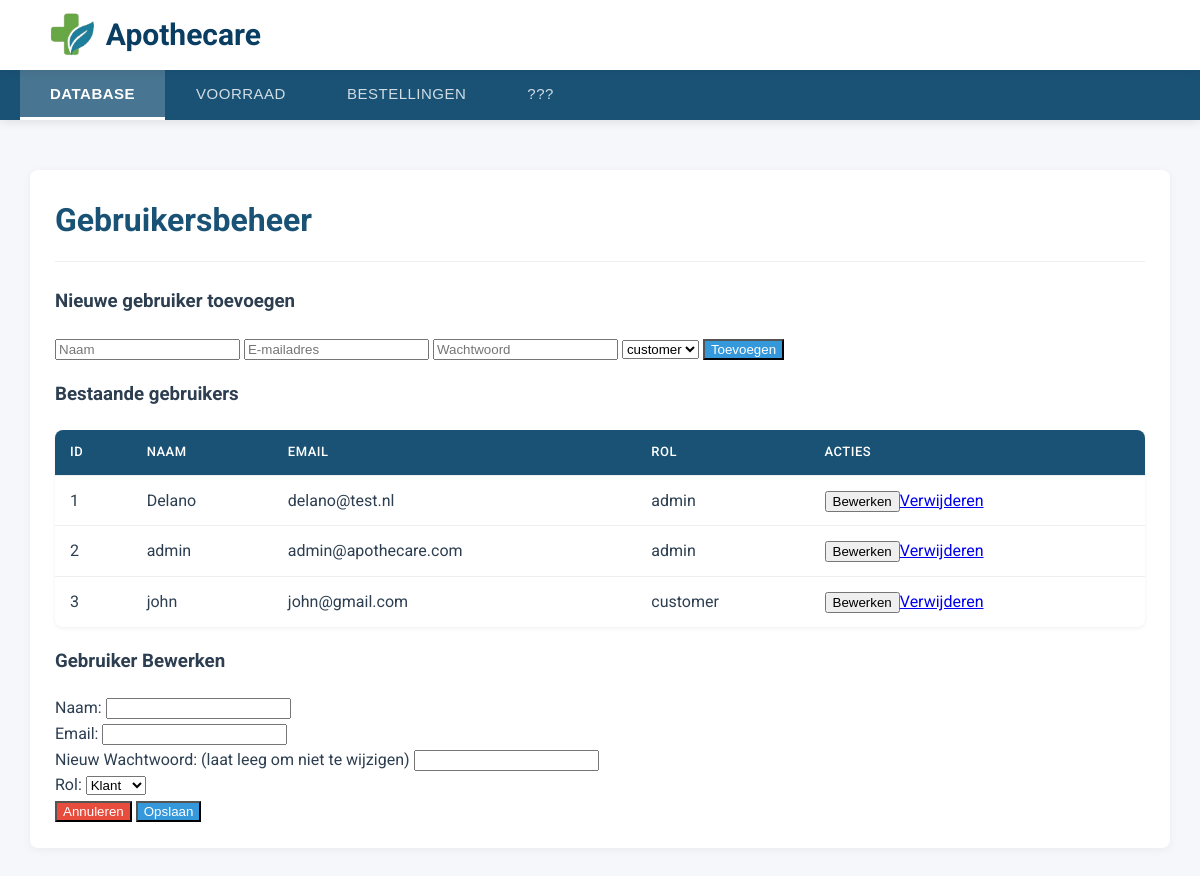
The app's page /php/adminpagina.php (signed in), older data.
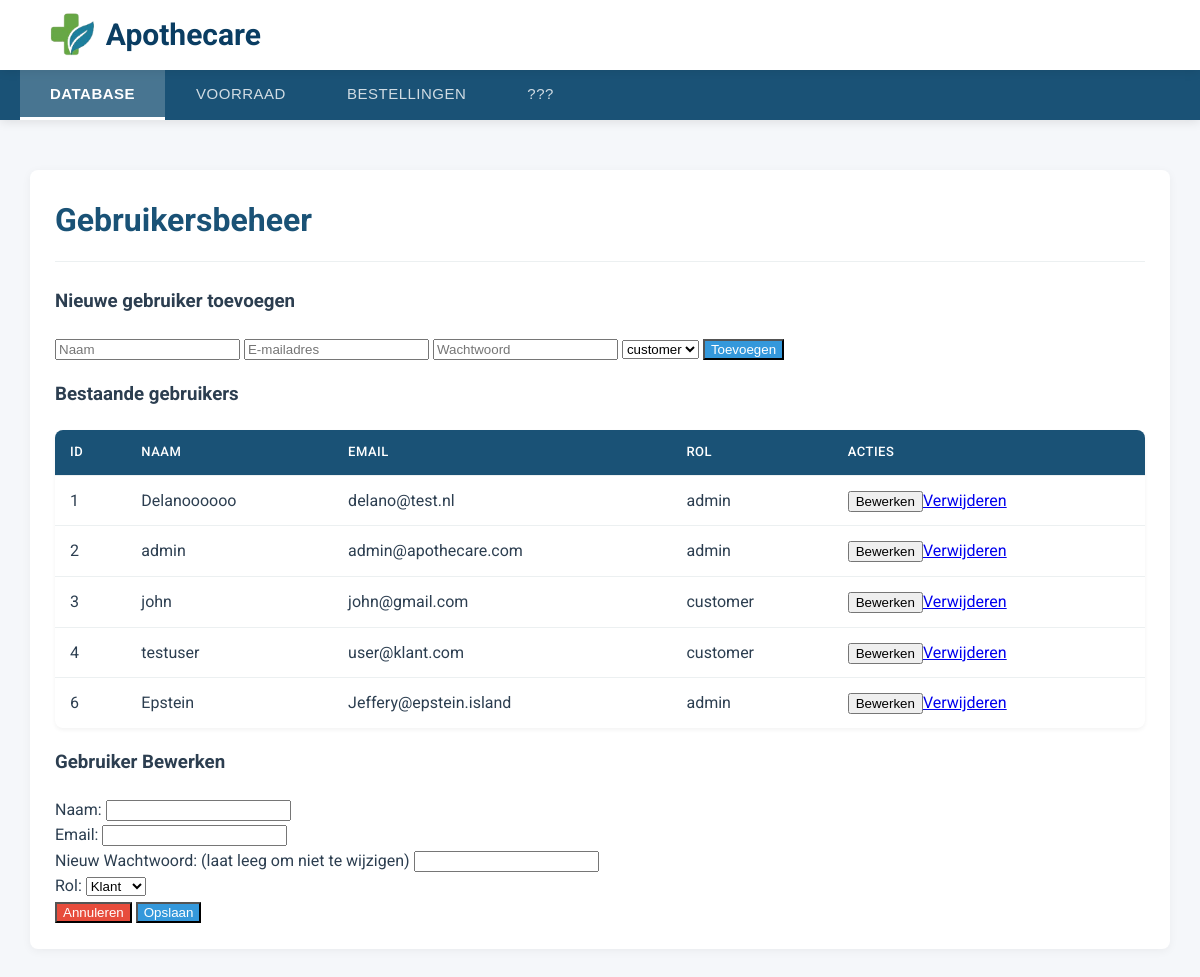
The same page, newer data.
### tables this page shows
CREATE TABLE `users` (
  `id` int(11) NOT NULL,
  `name` varchar(100) DEFAULT NULL,
  `email` varchar(100) DEFAULT NULL,
  `password` varchar(255) DEFAULT NULL,
  `role` enum('admin','employee','customer') DEFAULT 'customer'
);

### php/adminpagina.php (the view, shortened to what the changed rows need)
<?php
require_once 'db_connect.php';
try {
    $query = "SELECT * FROM users ORDER BY id";
    $stmt = $pdo->prepare($query);
    $stmt->execute();
    $users = $stmt->fetchAll(PDO::FETCH_ASSOC);
} catch (PDOException $e) {
    error_log("Database error: " . $e->getMessage());
}
?>
<!DOCTYPE html>
<html lang="nl">
<head>
    <link rel="stylesheet" href="../css/adminstyles.css">
</head>
<body class="admin-body">
    <main class="content-area">
        <div id="Database" class="content-panel">
            <h1>Gebruikersbeheer</h1>
        <div class="section-gap">
    <div class="table-wrapper">
            <table class="data-table">
                <thead>
                    <tr class="table-head">
                        <th>ID</th>
                        <th>Naam</th>
                        <th>Email</th>
                        <th>Rol</th>
                        <th>Acties</th>
                    </tr>
                </thead>
                <tbody>
                    <?php
                    try {
                        $query = "SELECT * FROM users ORDER BY id";
                        $stmt = $pdo->prepare($query);
                        $stmt->execute();
                        $users = $stmt->fetchAll(PDO::FETCH_ASSOC);
                        if($users) {
                            foreach($users as $user) {
                                echo "<tr class='data-row'>";
                                echo "<td class='data-td'>" . htmlspecialchars($user['id']) . "</td>";
                                echo "<td class='data-td'>" . htmlspecialchars($user['name']) . "</td>";
                                echo "<td class='data-td'>" . htmlspecialchars($user['email']) . "</td>";
                                echo "<td class='data-td'>" . htmlspecialchars($user['role']) . "</td>";
                                echo "<td class='data-td'>";
                                echo "<button class='action-btn' onclick='openEditModal(" . json_encode($user) . ")'>Bewerken</button>";
                                echo "<a class='delete-link' href='?delete=" . $user['id'] . "' onclick='return confirm(\"Weet je zeker dat je deze gebruiker wilt verwijderen?\")'>Verwijderen</a>";
                                echo "</td>";
                                echo "</tr>";
                            }
                        } else {
                            echo "<tr class='no-data-row'><td colspan='5' class='no-data'>Geen gebruikers gevonden</td></tr>";
                        }
                        } catch(PDOException $e) {
                        error_log("Error bij ophalen gebruikers: " . $e->getMessage());
                        echo "<tr class='error-row'><td colspan='5' class='error-cell'>Er is een probleem opgetreden bij het laden van de gebruikers.</td></tr>";
                    }
                    ?>
                </tbody>
            </table>
        </div>
    </div>
            </div>
    </main>
</body>

Row changes from the older to the newer data that the page shows:
changed users "delano@test.nl": name "Delano" → "Delanoooooo"
added users: id "4", name "testuser", email "user@klant.com", role "customer"
added users: id "6", name "Epstein", email "Jeffery@epstein.island", role "admin"
